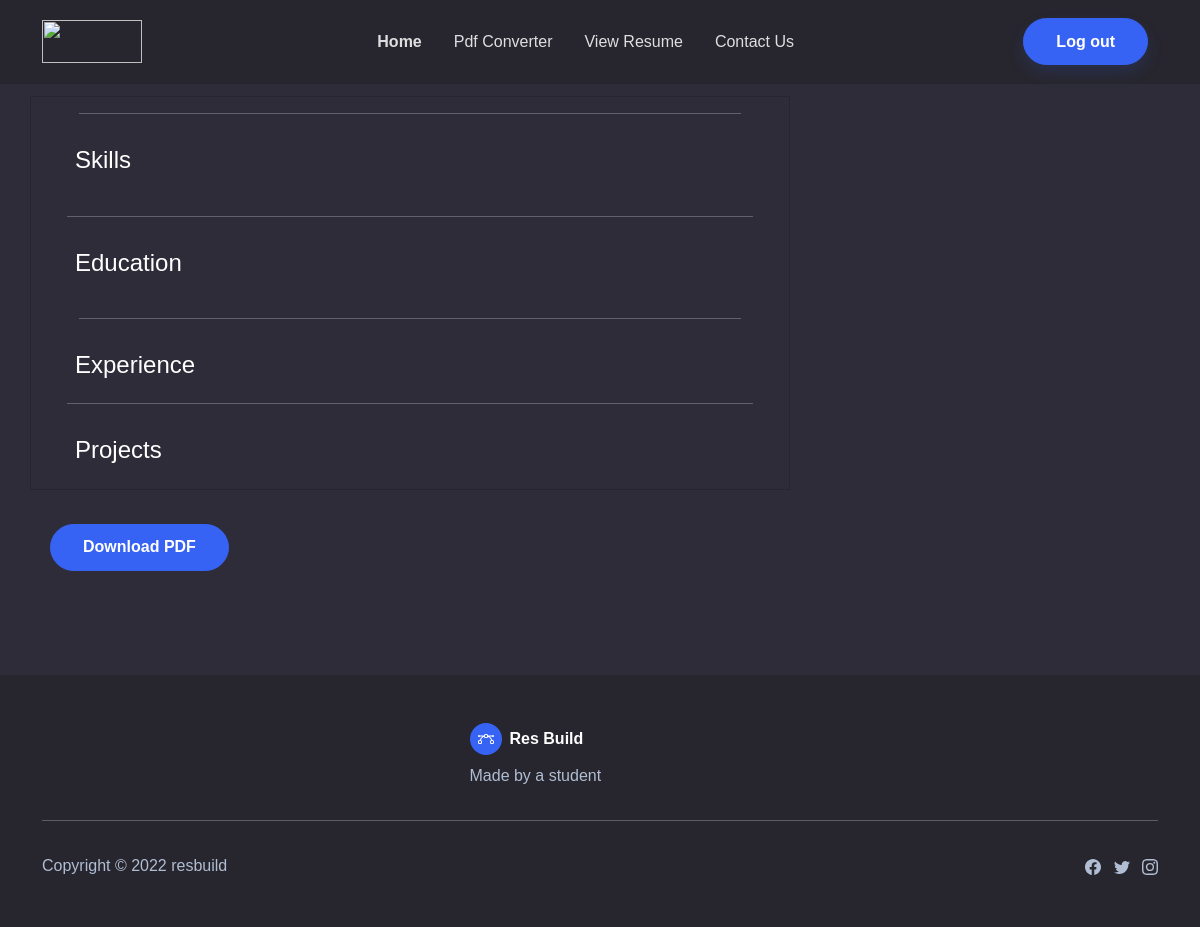
/converter/ (signed in), run on an earlier commit of the app's database.
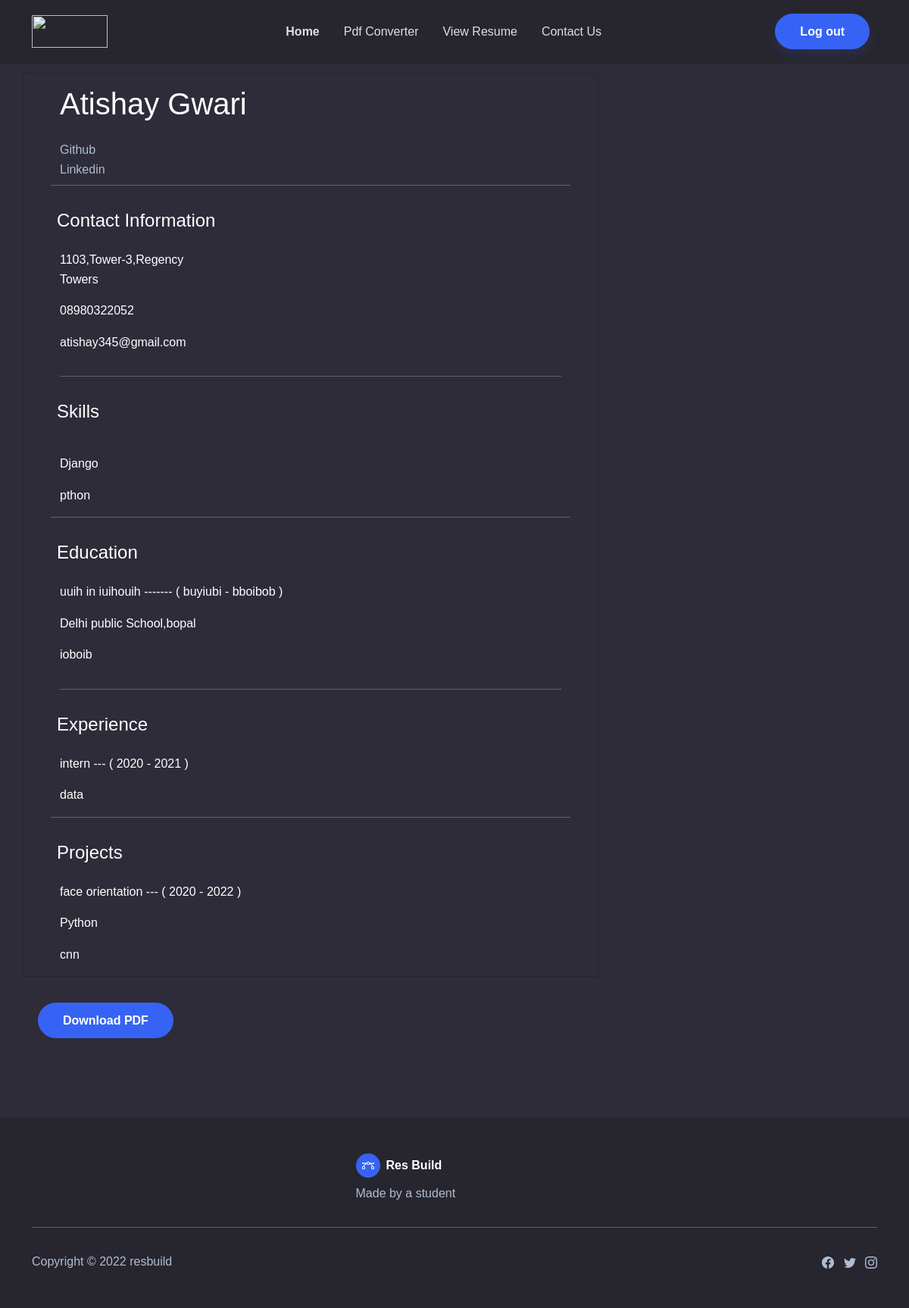
And on a later commit of the database.
### home/models.py (models this page shows, shortened)
class Profile(models.Model):
    user_name = models.ForeignKey(User,on_delete=models.CASCADE,null=True,blank=True)
    name=models.CharField(max_length=100)
    address = models.CharField(max_length=200)
    phoneno = models.CharField(max_length=12)
    email = models.EmailField(max_length=100)
    github = models.URLField(blank=True)
    linkedin = models.URLField(blank=True)
    class Meta:
        verbose_name_plural ="Profile"

class SpecialSkill(models.Model):
    user_name=models.ForeignKey(User,on_delete=models.CASCADE,null=True,blank=True)
    skill=models.CharField(max_length=100,null=True,blank=True)
    class Meta:#to remove s in table name in admin page of django app
        verbose_name_plural = "Special Skills"

class Education(models.Model):
    user_name = models.ForeignKey(User,on_delete=models.CASCADE,null=True,blank=True)
    university = models.CharField(max_length=100, blank=True)
    degree= models.CharField(max_length=50, blank=True)
    stream = models.CharField(max_length=100, blank=True)
    currentYear = models.CharField(max_length=50, blank=True)
    univStartingYear = models.CharField(max_length=20, blank=True)
    univPassingYear = models.CharField(max_length=20, blank=True)
    univResult = models.CharField(max_length=20, blank=True)
    class Meta:
        verbose_name_plural ="Education"

class WorkExp(models.Model):
    user_name = models.ForeignKey(User,on_delete=models.CASCADE,null=True,blank=True)
    jobTitle = models.CharField(max_length=100, blank=True)
    jobStartDate = models.CharField(max_length=20, blank=True)
    jobEndDate = models.CharField(max_length=20, blank=True)
    jobDescription = models.CharField(max_length=500,blank=True,null=True)
    class Meta:
        verbose_name_plural ="WorkExp"

class Project(models.Model):
    user_name = models.ForeignKey(User,on_delete=models.CASCADE,null=True,blank=True)
    projectTitle = models.CharField(max_length=100, blank=True)
    projectStartDate = models.CharField(max_length=20, blank=True)
    projectEndDate = models.CharField(max_length=20, blank=True)
    projectDescription = models.CharField(max_length=500,blank=True,null=True)
    techStack = models.CharField(max_length=100, blank=True,null=True)
    class Meta:
        verbose_name_plural ="Projects"

### home/views.py (the view)
# urls.py: path('converter/', views.convert,name="converter"),
@login_required(login_url='login')
def convert(request):
    profiledata=Profile.objects.filter(user_name=request.user)
    edudata=Education.objects.filter(user_name=request.user)
    workdata=WorkExp.objects.filter(user_name=request.user)
    projdata=Project.objects.filter(user_name=request.user)
    skilldata=SpecialSkill.objects.filter(user_name=request.user)
    context={"profiledata":profiledata,"edudata":edudata,"workdata":workdata,"projdata":projdata,"skilldata":skilldata}
    return render(request,'converter.html',context)

### templates/converter.html (shortened to what this page needs)
{% extends './common/base.html' %}
{% load static %}
{% load widget_tweaks %}
{% block content %}
<section class="py-5">
    <div class="container  py-5">
        <div class="row">
            <div class="col-md-8 border border-dark px-5 ">
                <div class="row">
                    {% for i in profiledata %}
                    <h2 class=" h1 text-left py-3"> {{i.name}}</h2>
                    <div class="col align-self-end pb-2">
                        <a href={{i.github}}> Github</a> <br>
                        <a href={{i.linkedin}}>Linkedin</a>
                    </div>
                    <hr class="hl">
                    <h4 class="py-3 vl px-2">Contact Information</h4>
                    <div class="col-sm-4">
                        <p>{{i.address}}</p>
                        <p>{{i.phoneno}}</p>
                        <p>{{i.email}}</p>
                    </div>
                    {% endfor %}
                </div>
                <hr class="hl">
                <div class="row">
                    <h4 class="py-3 vl px-2">Skills</h4>
                    <div class="row">
                        {% for i in skilldata %}
                        <p>{{i.skill}}</p>
                        {% endfor %}
                    </div>
                    <hr class="hl">
                    <h4 class="py-3 vl px-2">Education</h4>
                    <div class="row">
                        {% for i in edudata %}
                        <p class="font-weight-bold">{{i.degree}} in {{i.stream}} ------- (
                            {{i.univStartingYear}} - {{i.univPassingYear}} ) </p>
                        <p>{{i.university}} </p>
                        <p>{{i.univResult}} </p>
                        {% endfor %}
                    </div>
                </div>
                <hr class="hl">
                <div class="row">
                    <h4 class="py-3 vl px-2">Experience</h4>
                    <div class="col-sm-8">
                        {% for i in workdata %}
                        <p class="font-weight-bold">{{i.jobTitle}} --- ( {{i.jobStartDate}} -
                            {{i.jobEndDate}} ) </p>
                        <p>{{i.jobDescription}} </p>
                        {% endfor %}
                    </div>
                    <hr class="hl">
                    <h4 class="py-3 vl px-2">Projects</h4>
                    <div class="col-sm-8">
                        {% for i in projdata %}
                        <p class="font-weight-bold">{{i.projectTitle}} --- ( {{i.projectStartDate}}
                            -
                            {{i.projectEndDate}} ) </p>
                        <p>{{i.techStack}} </p>
                        <p>{{i.projectDescription}} </p>
                        {% endfor %}
                    </div>
                </div>
            </div>
        </div>
        <a class="btn btn-primary m-2" href="{% url 'pdfcon' %}">Download PDF</a>
    </div>
</section>
{% endblock %}

### templates/common/base.html (shortened to what this page needs)
{% load static %}
<!DOCTYPE html>
<html lang="en">
<head>
    <link rel="stylesheet" href="{% static 'bootstrap/css/bootstrap.min.css' %}">
    <link rel="stylesheet" href="{% static 'css/style.css' %}">
</head>
<body style="/*background: url(&quot;design.jpg&quot;);*/background-position: 0 -60px;">
    <nav class="navbar navbar-dark navbar-expand-md fixed-top bg-dark navbar-shrink py-3" id="mainNav" style="height: 84px;">
        <div class="container">
            <img class="img-fluid" width="177" height="60" style="width: 100px;height: 43px;"
                src="{% static 'img/Res%20Build-logos_transparent2.png' %}">
            <div class="collapse navbar-collapse bg-dark border-primary" id="navcol-1">
                <ul class="navbar-nav mx-auto">
                    {% if not user.is_authenticated %}
                    <li class="nav-item"><a class="nav-link active" href="{% url 'home'%}">Home</a></li>
                    <li class="nav-item"><a class="nav-link" href="{% url 'contactus'%}">Contact Us</a></li>
                    {% else %}
                    <li class="nav-item"><a class="nav-link active" href="{% url 'home'%}">Home</a></li>
                    <li class="nav-item"><a class="nav-link" href="{% url 'converter' %}">Pdf Converter</a></li>
                    <li class="nav-item"><a class="nav-link" href="{% url 'view' %}">View Resume</a></li>
                    <li class="nav-item"><a class="nav-link" href="{% url 'contactus'%}">Contact Us</a></li>
                    {% endif %}
                </ul>
                {% if not user.is_authenticated %}
                <a class="btn btn-primary shadow" role="button" href="{% url 'signup' %}">Sign up</a>
                <a class="btn btn-primary shadow" role="button" href="{% url 'login' %}"
                    style="margin-right: 10px;margin-left: 10px;">Log in</a>
                {% else %}
                <a class="btn btn-primary shadow" role="button" href="{% url 'logout' %}"
                style="margin-right: 10px;margin-left: 10px;">Log out</a>
                {% endif %}
            </div>
        </div>
    </nav>
    {% block content %}
    {% endblock %}
    <footer class="bg-dark">
        <div class="container py-4 py-lg-5">
            <div class="row justify-content-center">
                <div
                    class="col-lg-3 text-center text-lg-start d-flex flex-column align-items-center order-first align-items-lg-start order-lg-last item social">
                    <div class="fw-bold d-flex align-items-center mb-2"><span
                            class="bs-icon-sm bs-icon-circle bs-icon-primary d-flex justify-content-center align-items-center bs-icon me-2"></span><span>Res Build</span></div>
                    <p class="text-muted copyright">Made by a student</p>
                </div>
            </div>
            <hr>
            <div class="text-muted d-flex justify-content-between align-items-center pt-3">
                <p class="mb-0">Copyright © 2022 resbuild</p>
                <ul class="list-inline mb-0">
                    <li class="list-inline-item"></li>
                    <li class="list-inline-item"></li>
                    <li class="list-inline-item"></li>
                </ul>
            </div>
        </div>
    </footer>
</body>
</html>

### static/css/style.css (style rules this page uses)
* { font-family: 'Montserrat', sans-serif; }

What changed in the data, as far as the page shows it:
added Profile: name "Atishay Gwari", address "1103,Tower-3,Regency Towers", phoneno "08980322052", email "atishay345@gmail.com"
added SpecialSkill: skill "Django"
added SpecialSkill: skill "pthon"
added Education: degree "uuih", stream "iuihouih", univStartingYear "buyiubi", univPassingYear "bboibob", university "Delhi public School,bopal", univResult "ioboib"
added WorkExp: jobTitle "intern", jobStartDate "2020", jobEndDate "2021", jobDescription "data"
added Project: projectTitle "face orientation", projectStartDate "2020", projectEndDate "2022", techStack "Python", projectDescription "cnn"
